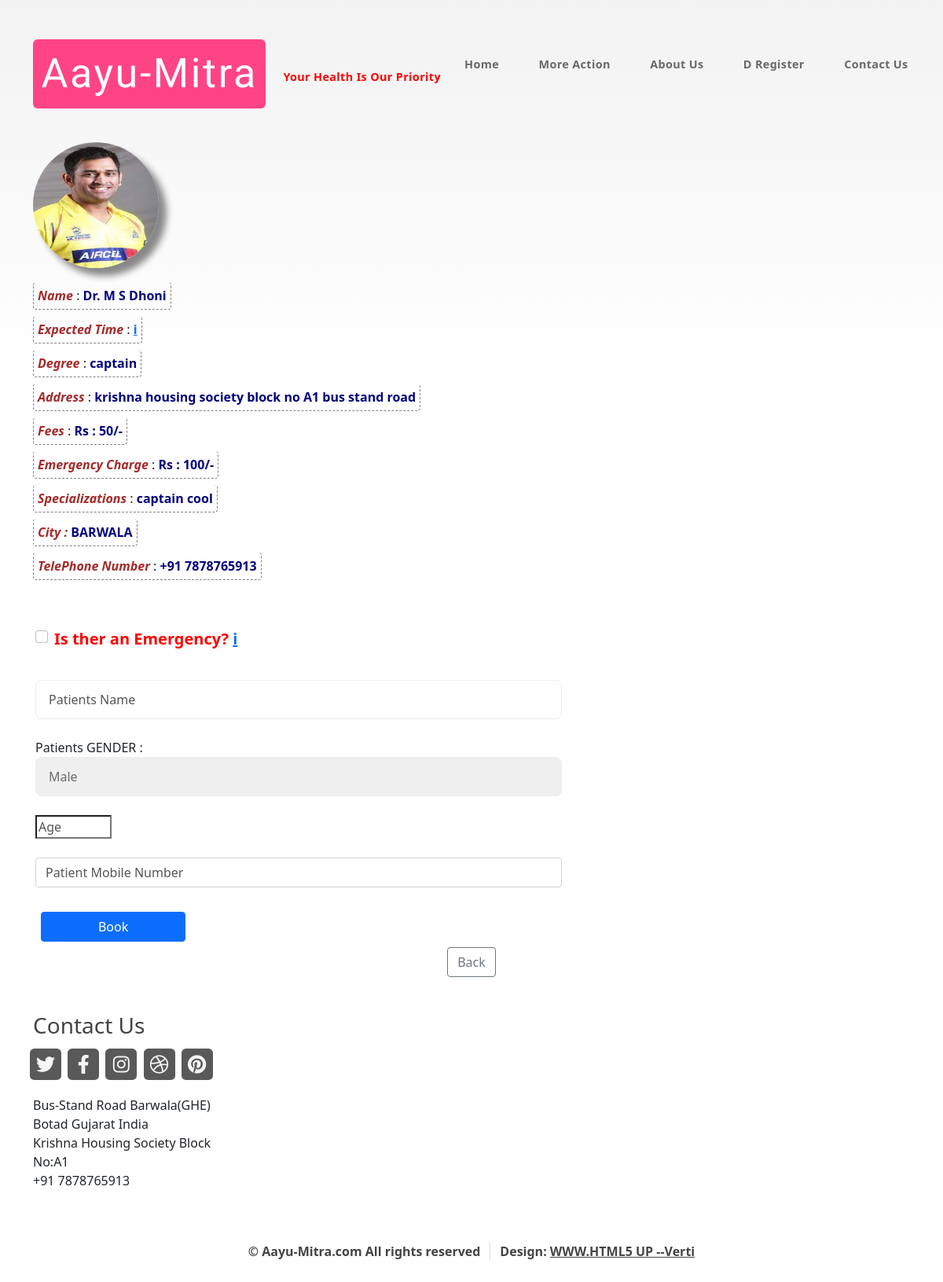
/consolt_view/1, run on the app's committed database.
### am/models.py (models this page shows, shortened)
class Doctor(models.Model):
    id = models.AutoField(primary_key=True) #aa pachhi thi add karel chhe-->primary_key
    image = models.ImageField(upload_to='doctors_images', default="")
    name = models.CharField(max_length=40, null=False)
    address = models.CharField(max_length=150 , null=False)
    city = models.CharField(max_length=10 , null=False , default="")
    degree = models.CharField(max_length=40 , null=False)
    fees = models.CharField(max_length=8, null=False)
    hospital_address = models.CharField(max_length=150 , null=True)
    specializatioin = models.CharField(max_length=40 , null=True)
    average_time_per_patient_minute = models.CharField(max_length=4 , null=False , default="30 minute")
    mobile_number = models.CharField(max_length=15 ,  null=False)
    telephone_number = models.CharField( max_length=15 , null=False)
    email_id = models.EmailField(max_length=30 , null=False , unique=False)
    payment_number = models.CharField(max_length=15 ,null=False)
    emergency_charge = models.CharField( max_length=15 ,null=False)
    achievements = models.CharField(max_length=300, null=True)
    username = models.CharField(max_length=18 , null=False , unique=True)
    password = models.CharField(max_length=14 , null=False , unique=False)

### am/views.py (the view)
# urls.py: path("consolt_view/<int:consolt_id>", views.consolt_view , name = "consolt_view"),
def consolt_view(request, consolt_id):
    doctors = Doctor.objects.filter(id=consolt_id)
    appointment = Appointments.objects.filter(d_id=consolt_id)
    pending_appointments = appointment.filter(confirm = 0)
    number_of_pending_appointments = int(len(pending_appointments))
    time_per_patient = int(doctors[0].average_time_per_patient_minute)
    print("Time per Patient =", time_per_patient)
    print("Number of Patient in Waiting = ", number_of_pending_appointments)
    expected_time =  (time_per_patient * number_of_pending_appointments) - time_per_patient
    print(expected_time)
    if request.user.is_authenticated:
        if request.method == 'POST':
            print(request.user)
            username = request.user.username
            name = request.POST.get('patient_name')
            age = request.POST.get('patient_age')
            gender = request.POST.get('patient_gender')
            email_id = request.user.email
            phone_number = request.POST.get('phone_number')
            emergency = request.POST.get('emergency')
            d_id = consolt_id
            dateTime = timezone.now()
            confirmation_code = random.randint(1000 , 100000)
            appointments_record = Appointments(username = username , name=name , age=age , gender=gender , email_id = email_id ,
                                                phone_number = phone_number, emergency = emergency,
                                                confirmation_code = confirmation_code , d_id = d_id , dateTime = dateTime)
            appointments_record.save()
            subject = f' Dear {name} , Appointment Successful with {doctors[0].name}'
            message = f' Thank You, for Using Aayu-Mitra.com \n' \
                      f' We have Sent Your Details to {doctors[0].name} , They will Shortly Contact You. Stay Blessed \n' \
                      f' Note That Your Confirmation Code is {confirmation_code} \n' \
                      f' Expected Time left for Your Appointment is {expected_time} mitues'
            email_from = settings.EMAIL_HOST_USER
            recipient_list = [email_id]
            send_mail(subject, message, email_from, recipient_list)
            print("SUCCESS : EMAIL REACHED PATIENT")
            subject = f' Greeting Sir , New Appointment from Aayu-Mitra.com'
            message = f' {username} has Apppointed You. Here is All Details \n' \
                      f' Name : {name}  \n' \
                      f' Gender : {gender} \n' \
                      f' Age : {age} \n' \
                      f' Email : {request.user.email} \n' \
                      f' Phone Number : {phone_number} \n' \
                      f' Emergency : {emergency} \n' \
                      f' Please Note Your Confirmation Code : {confirmation_code}'
            email_from = settings.EMAIL_HOST_USER
            recipient_list = [doctors[0].email_id]
            send_mail(subject, message, email_from, recipient_list)
            messages.success(request, "Appointment Successful , Check Your Email Please-->")
            print("SUCCESS : EMAIL REACHED DOCTOR")
        else :
            return render(request, 'consolt_view.html',
                          {'doctors': doctors[0]})
    elif request.method == 'POST' and not request.user.is_authenticated:
        return HttpResponse('''<center><h1><b> We Respect Your Time. <br>
                                            Please <a href="/user_sign_up.html">Sign Up</a> & if you have already Signed Up then Please <a href="/">Login</a> First
                                    </b></h1></center>''')
    else:
        return render(request, 'consolt_view.html',
                           {'doctors': doctors[0]})  # [0] valu logic super chhe must learn every time
    return render(request, 'consolt_view.html', {'doctors': doctors[0]})

### am/templates/consolt_view.html (shortened to what this page needs)
{% extends 'base.html' %}
{% load static %}
{% block meta-tags %}
    <link href="https://cdn.jsdelivr.net/npm/bootstrap@5.0.0-beta3/dist/css/bootstrap.min.css" rel="stylesheet">
{% endblock %}
{% block body %}
 {% load static %}
 <div class="container main">
<div class="row g-3">
  <div class="col-md-2">
    <img src='/media/{{ doctors.image }}' class="card-img" alt="..." height="160px">
  </div>
  <div class="col-12">
    <label for="inputAddress" class="form-label"> <i>Name</i> : <b>{{ doctors.name }}</b> </label>
    <br>
    <label for="inputEmail4" class="form-label" id="emergency_cutoff"><i>Expected Time</i> :
    <b><a href="#" data-toggle="tooltip" title="We will inform you in Message/Email.">i</a>
    </b>
    </label>
    <br>
    <label for="inputAddress" class="form-label" id="emergency_cutoff"><i>Degree</i> : <b>{{ doctors.degree }}</b> </label>
    <br>
    <label for="inputAddress" class="form-label"><i>Address</i> : <b>{{ doctors.address }}</b> </label>
    <br>
    <label for="inputZip" class="form-label" id="emergency_cutoff"><i>Fees</i> : <b>Rs : {{ doctors.fees }}/-</b> </label>
    <br>
    <label for="inputZip" class="form-label"><i>Emergency Charge</i> : <b>Rs : {{ doctors.emergency_charge }}/-</b> </label>
    <br>
    <label for="inputAddress2" class="form-label" id="emergency_cutoff"><i>Specializations</i> : <b>{{ doctors.specializatioin }}</b>  </label>
    <br>
    <label for="inputCity" class="form-label" id="emergency_cutoff"><i>City : </i> <b>{{ doctors.city }}</b> </label>
    <br>
    <label for="inputZip" class="form-label"><i>TelePhone Number</i> : <b>{{ doctors.telephone_number }}</b> </label>
    <br>
      </div>
</div>
    <form method="post" action="/consolt_view/{{ doctors.id }}" class="needs-validation" novalidate>
    <div class="col-12">
      <div class="form-check">
        <input class="form-check-input" type="checkbox" id="emergency" name="emergency">
         <label class="form-check-label" for="gridCheck" id="label">
                  <b id="emergency_text">Is ther an Emergency?
                  <a href="#" data-toggle="tooltip" title="Emergency charge will be applied.">i</a>
                  </b>
         </label>
      </div>
    </div> <br>
    <div class="form-group">
       <input type="text" class="form-control" id="patient_name" name="patient_name" maxlength="30" placeholder="Patients Name" required>
     </div>
     <br>
    <div class="form-group">
      Patients GENDER : <select id="Patient_age" name="patient_gender">
        <option value="Male">Male</option>
     </select>
     </div>
    <br>
    <div class="form-group">
      <input type="Number" name="patient_age" required min="0" max="130" placeholder="Age">
     </div>
    <br>
    <div class="form-group">
    <input type="tel" class="form-control" id="user_phone_number" name="phone_number" maxlength="13" placeholder="Patient Mobile Number" required>
  </div>
  <br>
  <div class="col-3">
    <button type="submit" class="btn btn-primary" id="appointment_button">Book</button>
  </div>
  </form>
  </div>
  <center>
    <div class="col-3">
    <a href="/consolt_page.html">
  <button type="button" class="btn btn-outline-secondary" id="back_button">Back</button>
  </a>
  </div>
  </center>
{% endblock %}

### am/static/css/main.css (style rules this page uses)
html, body, div, span, applet, object, iframe, h1, h2, h3, h4, h5, h6, p, blockquote, pre, a, abbr, acronym, address, big, cite, code, del, dfn, em, img, ins, kbd, q, s, samp, small, strike, strong, sub, sup, tt, var, b, u, i, center, dl, dt, dd, ol, ul, li, fieldset, form, label, legend, table, caption, tbody, tfoot, thead, tr, th, td, article, aside, canvas, details, embed, figure, figcaption, footer, header, hgroup, menu, nav, output, ruby, section, summary, time, mark, audio, video { margin: 0; padding: 0; border: 0; font-size: 100%; font: inherit; vertical-align: baseline; }
body { line-height: 1; }
body { -webkit-text-size-adjust: none; }
input, select, textarea { -moz-appearance: none; -webkit-appearance: none; -ms-appearance: none; appearance: none; }
html { box-sizing: border-box; }
*, *:before, *:after { box-sizing: inherit; }
body { background-image: -moz-linear-gradient(top, rgba(0, 0, 0, 0.05), rgba(0, 0, 0, 0)), url("css/bg01.png"); background-image: -webkit-linear-gradient(top, rgba(0, 0, 0, 0.05), rgba(0, 0, 0, 0)), url("css/bg01.png"); background-image: -ms-linear-gradient(top, rgba(0, 0, 0, 0.05), rgba(0, 0, 0, 0)), url("css/bg01.png"); background-image: linear-gradient(top, rgba(0, 0, 0, 0.05), rgba(0, 0, 0, 0)), url("css/bg01.png"); background-color: #f7f7f7; background-position: top left, top left; background-repeat: repeat-x, repeat; background-size: 100% 30em, auto; font-family: 'Open Sans', sans-serif; font-size: 13pt; color: #696969; font-weight: 300; line-height: 2.25em; }
input, select, textarea { font-family: 'Open Sans', sans-serif; font-size: 13pt; color: #696969; font-weight: 300; line-height: 2.25em; }
a { color: #0090c5; text-decoration: underline; }
b, strong { font-weight: 600; color: #444; }
i, em { font-style: italic; }
.container { margin: 0 auto; max-width: 100%; width: 1400px; }
@media screen and (max-width: 1680px) { .container { width: 1200px; } }
@media screen and (max-width: 1280px) { .container { width: 960px; } }
.row { display: flex; flex-wrap: wrap; box-sizing: border-box; align-items: stretch; }
.row > * { box-sizing: border-box; }
.row > .col-12 { width: 100%; }
.row { margin-top: -40px; margin-left: -40px; }
.row > * { padding: 40px 0 0 40px; }
@media screen and (max-width: 1680px) { .row { display: flex; flex-wrap: wrap; box-sizing: border-box; align-items: stretch; } }
@media screen and (max-width: 1680px) { .row > * { box-sizing: border-box; } }
@media screen and (max-width: 1680px) { .row { margin-top: -40px; margin-left: -40px; } }
@media screen and (max-width: 1680px) { .row > * { padding: 40px 0 0 40px; } }
@media screen and (max-width: 1280px) { .row { display: flex; flex-wrap: wrap; box-sizing: border-box; align-items: stretch; } }
@media screen and (max-width: 1280px) { .row > * { box-sizing: border-box; } }
@media screen and (max-width: 1280px) { .row { margin-top: -25px; margin-left: -25px; } }
@media screen and (max-width: 1280px) { .row > * { padding: 25px 0 0 25px; } }
form label { display: block; font-weight: 800; margin: 0 0 1em 0; font-size: 0.8em; color: #444; }
form input[type="text"], form input[type="email"], form input[type="password"], form select, form textarea { -webkit-appearance: none; display: block; width: 100%; border-radius: 8px; border: solid 1px #eee; }
form input[type="text"], form input[type="email"], form input[type="password"] { line-height: 3em; padding: 0 1em; }
form select { line-height: 3em; padding: 0 1em; }
input[type="button"], input[type="submit"], input[type="reset"], button, .button { -moz-transition: background-color .25s ease-in-out; -webkit-transition: background-color .25s ease-in-out; -ms-transition: background-color .25s ease-in-out; transition: background-color .25s ease-in-out; -webkit-appearance: none; position: relative; display: inline-block; background: #0090c5; color: #fff; text-decoration: none; border-radius: 6px; font-weight: 800; outline: 0; border: 0; cursor: pointer; font-size: 1.35em; padding: 0.6em 1.5em; }
@media screen and (max-width: 1680px) { body, input, select, textarea { font-size: 12pt; } }
@media screen and (max-width: 1280px) { body, input, select, textarea { font-size: 11pt; } }

### data on the page
Doctor: image (picture), name "Dr. M S Dhoni", degree "captain", address "krishna housing society block no A1 bus stand road", fees "50", emergency_charge "100", specializatioin "captain cool", city "BARWALA", telephone_number "+91 7878765913"
